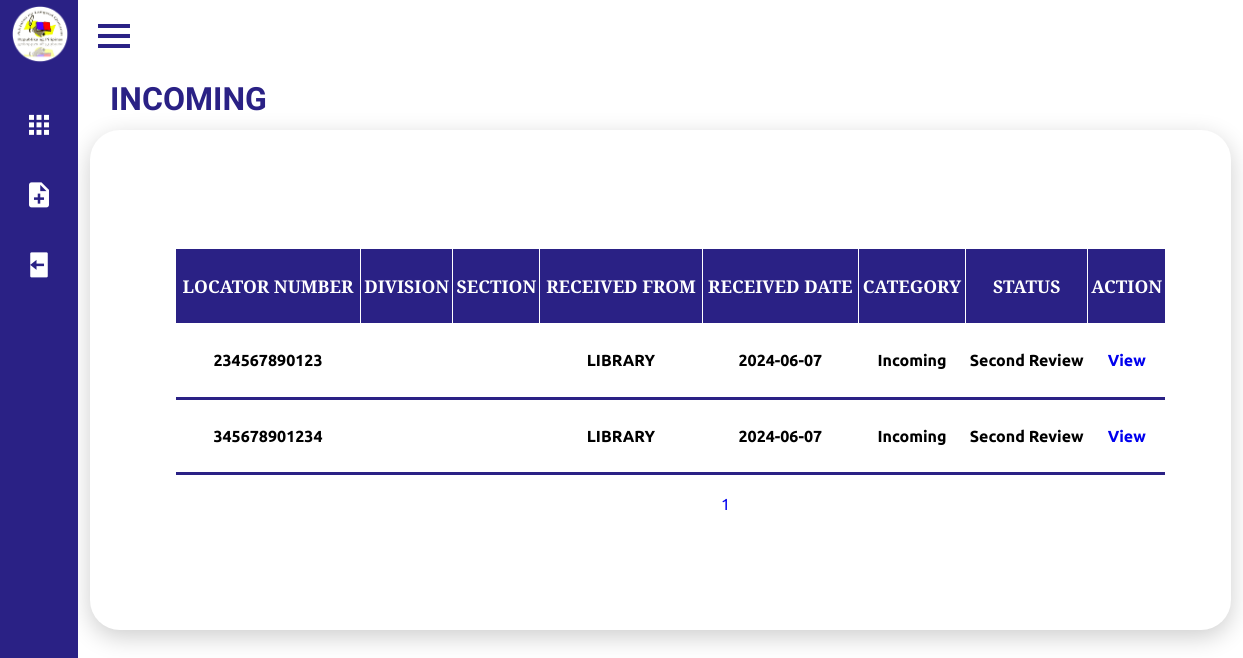
Before: /Frontend/userincomingdash.php with the older database file.
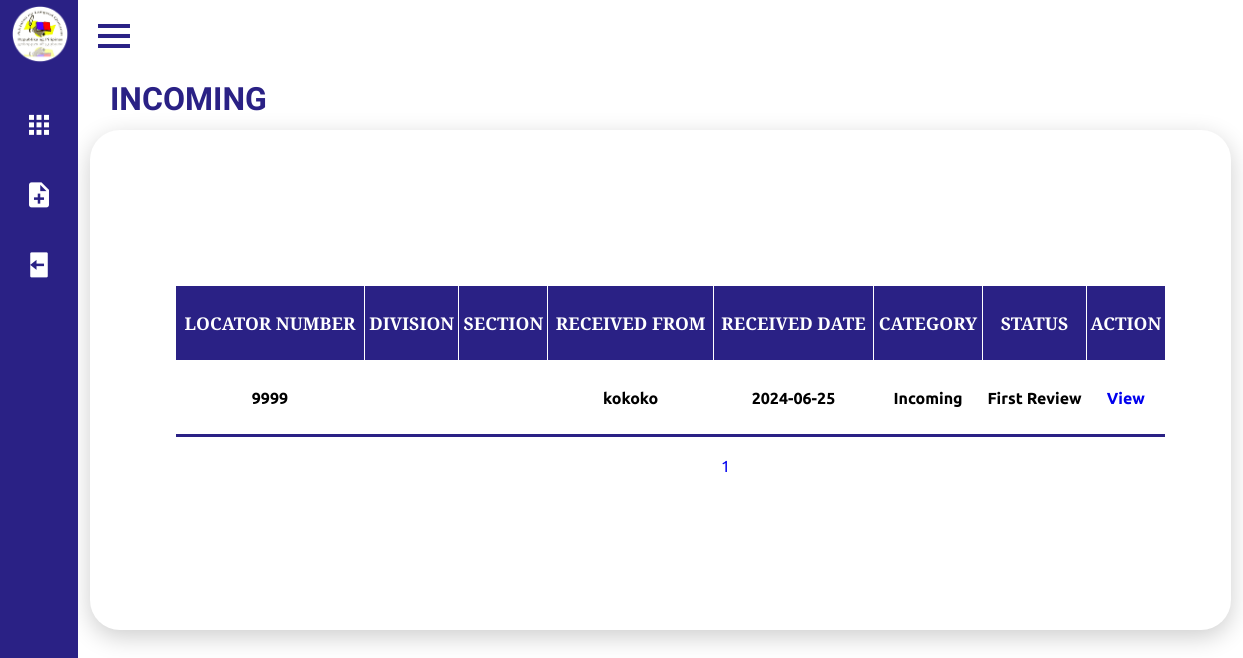
After: the same page with the newer database file.
### tables this page shows
CREATE TABLE `fileupload` (
  `id` int(11) NOT NULL,
  `file_name` varchar(255) NOT NULL,
  `division` varchar(255) DEFAULT NULL,
  `section` varchar(255) DEFAULT NULL,
  `category` enum('Incoming','Outgoing','','') DEFAULT NULL,
  `locator_num` varchar(255) DEFAULT NULL,
  `received_date` date DEFAULT NULL,
  `received_from` varchar(255) DEFAULT NULL,
  `subject` varchar(255) DEFAULT NULL,
  `description` text DEFAULT NULL,
  `type` varchar(100) DEFAULT NULL,
  `file_path` varchar(255) NOT NULL,
  `proofreader_comment` varchar(255) NOT NULL,
  `boss2_comment` varchar(255) NOT NULL,
  `boss1_comment` varchar(255) NOT NULL,
  `status` varchar(255) NOT NULL
);

### Frontend/userincomingdash.php (the view, shortened to what this page needs)
<!DOCTYPE html>
<html lang="en">
<head>
    <link rel="stylesheet" href="userdashboard.css">
    <link href='https://unpkg.com/boxicons@2.0.7/css/boxicons.min.css' rel='stylesheet'>
</head>
<body>
     <div class="sidebar close">
        <div class="logo-details">
            <span class="img">
                <img src="img/Logo.png" >
            </span>
        </div>
        <ul class="nav-links">
          <li>
            <div class="iocn-link">
              <a href="userdashboard.php">
                <i class='bx bxs-grid'></i>
              </a>
            </div>
          </li>
          <li>
            <a href="useroutgoing.php">
              <i class='bx bxs-file-plus' ></i>
            </a>
          </li>
          <li>
            <a href="/qcpl/Backend/logout.php">
              <i class='bx bxs-log-out' ></i>
            </a>
          </li>
      </ul>
      </div>
        <section class="home-section">
            <div class="home-content">
              <i class='bx bx-menu' ></i>
            </div>
            <div class="details2">
                <div class="upload2">
                    <div class="cardHeader2">
                        <h2>INCOMING</h2>
                        </div>
                    <div class="sum_tb">
                        <table aria-describedby="tableDescription">
                        <?php
                            $server = "localhost";
                            $username = "root";
                            $password = "";
                            $db = "qcpl";
                            $conn = new mysqli($server, $username, $password, $db);
                            $rowsPerPage = 4;
                            $page = isset($_GET['page']) ? intval($_GET['page']) : 1;
                            $offset = ($page - 1) * $rowsPerPage;
$sql = "SELECT division, section, category, locator_num, received_date, received_from, status FROM fileupload WHERE category='Incoming' AND status != 'Approved' LIMIT $rowsPerPage OFFSET $offset";
$result = $conn->query($sql);
                            if ($result->num_rows > 0) {
                                echo "<table>";
                                echo "<tr><th>Locator Number</th><th>Division</th><th>Section</th><th>Received From</th><th>Received Date</th><th>Category</th><th>Status</th><th>Action</th></tr>";
                                while ($row = $result->fetch_assoc()) {
                                    echo "<tr>";
                                    echo "<td>" . htmlspecialchars($row["locator_num"]) . "</td>";
                                    echo "<td>" . htmlspecialchars($row["division"]) . "</td>";
                                    echo "<td>" . htmlspecialchars($row["section"]) . "</td>";
                                    echo "<td>" . htmlspecialchars($row["received_from"]) . "</td>";
                                    echo "<td>" . htmlspecialchars($row["received_date"]) . "</td>";
                                    echo "<td>" . htmlspecialchars($row["category"]) . "</td>";
                                    echo "<td>" . htmlspecialchars($row["status"]) . "</td>";
                                    echo "<td id='table_th'><center><a href='useraccountlocator.php?locator_num=" . htmlspecialchars($row["locator_num"]) . "' target='_self' aria-label='View details for " . htmlspecialchars($row["locator_num"]) . "'>View</a></td>";
                                    echo "</tr>";
                                }
                                echo "</table>";
    $sql_count = "SELECT COUNT(*) AS total_count FROM fileupload WHERE category='Incoming' AND status != 'Approved'";
    $result_count = $conn->query($sql_count);
    $row_count = $result_count->fetch_assoc();
    $total_records = $row_count['total_count'];
    $total_pages = ceil($total_records / $rowsPerPage);
                                echo "<div style='text-align: center; margin-top: 20px;'>";
                                for ($i = 1; $i <= $total_pages; $i++) {
                                    echo "<a href='?page=$i'>" . $i . "</a> ";
                                }
                                echo "</div>";
                            } else {
                                echo "<script>alert('No documents found!');</script>";
                            }
                            ?>
                    </div>
                </div>
            </div>
        </section>
</body>
</html>

Changed rows visible on the page:
removed fileupload: locator_num "234567890123", received_from "LIBRARY", received_date "2024-06-07", category "Incoming", status "Second Review"
removed fileupload: locator_num "345678901234", received_from "LIBRARY", received_date "2024-06-07", category "Incoming", status "Second Review"
added fileupload: locator_num "9999", received_from "kokoko", received_date "2024-06-25", category "Incoming", status "First Review"
